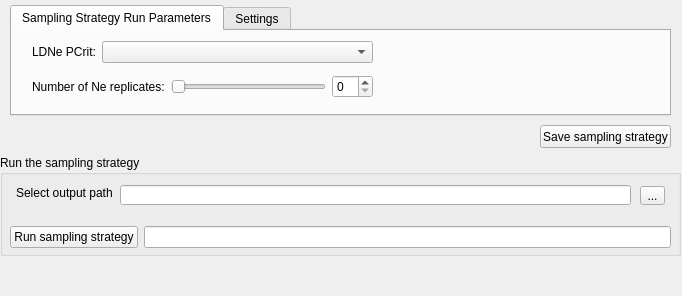
      <widget class="QWidget" name="page_9">
       <property name="geometry">
        <rect>
         <x>0</x>
         <y>0</y>
         <width>682</width>
         <height>296</height>
        </rect>
       </property>
       <attribute name="label">
        <string>Page 7 - Run or re-run the current Sampling Strategy</string>
       </attribute>
       <widget class="QGroupBox" name="groupBox_9">
        <property name="geometry">
         <rect>
          <x>0</x>
          <y>155</y>
          <width>681</width>
          <height>101</height>
         </rect>
        </property>
        <property name="title">
         <string>Run the sampling strategy</string>
        </property>
        <widget class="QLabel" name="label_32">
         <property name="geometry">
          <rect>
           <x>16</x>
           <y>30</y>
           <width>101</width>
           <height>16</height>
          </rect>
         </property>
         <property name="text">
          <string>Select output path</string>
         </property>
        </widget>
        <widget class="QToolButton" name="toolButton_5">
         <property name="geometry">
          <rect>
           <x>640</x>
           <y>31</y>
           <width>25</width>
           <height>19</height>
          </rect>
         </property>
         <property name="text">
          <string>...</string>
         </property>
        </widget>
        <widget class="QLineEdit" name="lineEdit_17">
         <property name="geometry">
          <rect>
           <x>120</x>
           <y>30</y>
           <width>511</width>
           <height>20</height>
          </rect>
         </property>
        </widget>
        <widget class="QWidget" name="layoutWidget">
         <property name="geometry">
          <rect>
           <x>10</x>
           <y>70</y>
           <width>661</width>
           <height>25</height>
          </rect>
         </property>
         <layout class="QHBoxLayout" name="horizontalLayout_39">
          <item>
           <widget class="QPushButton" name="pushButton_12">
            <property name="text">
             <string>Run sampling strategy</string>
            </property>
           </widget>
          </item>
          <item>
           <widget class="QLineEdit" name="lineEdit_15"/>
          </item>
         </layout>
        </widget>
       </widget>
       <widget class="QTabWidget" name="tabWidget_5">
        <property name="geometry">
         <rect>
          <x>10</x>
          <y>5</y>
          <width>661</width>
          <height>111</height>
         </rect>
        </property>
        <property name="currentIndex">
         <number>0</number>
        </property>
        <widget class="QWidget" name="tab_16">
         <attribute name="title">
          <string>Sampling Strategy Run Parameters</string>
         </attribute>
         <widget class="QWidget" name="layoutWidget_21">
          <property name="geometry">
           <rect>
            <x>20</x>
            <y>40</y>
            <width>341</width>
            <height>31</height>
           </rect>
          </property>
          <layout class="QHBoxLayout" name="horizontalLayout_42">
           <item>
            <widget class="QLabel" name="label_67">
             <property name="text">
              <string>Number of Ne replicates:</string>
             </property>
            </widget>
           </item>
           <item>
            <widget class="QSlider" name="horizontalSlider_54">
             <property name="orientation">
              <enum>Qt::Horizontal</enum>
             </property>
            </widget>
           </item>
           <item>
            <widget class="QSpinBox" name="spinBox_46"/>
           </item>
          </layout>
         </widget>
         <widget class="QWidget" name="layoutWidget_22">
          <property name="geometry">
           <rect>
            <x>20</x>
            <y>10</y>
            <width>341</width>
            <height>22</height>
           </rect>
          </property>
          <layout class="QHBoxLayout" name="horizontalLayout_50">
           <item>
            <widget class="QLabel" name="label_28">
             <property name="sizePolicy">
              <sizepolicy hsizetype="Fixed" vsizetype="Preferred">
               <horstretch>0</horstretch>
               <verstretch>0</verstretch>
              </sizepolicy>
             </property>
             <property name="text">
              <string>LDNe PCrit:</string>
             </property>
            </widget>
           </item>
           <item>
            <widget class="QComboBox" name="comboBox_13"/>
           </item>
          </layout>
         </widget>
        </widget>
        <widget class="QWidget" name="tab_17">
         <attribute name="title">
          <string>Settings</string>
         </attribute>
        </widget>
       </widget>
       <widget class="QPushButton" name="pushButton_10">
        <property name="geometry">
         <rect>
          <x>540</x>
          <y>125</y>
          <width>131</width>
          <height>23</height>
         </rect>
        </property>
        <property name="text">
         <string>Save sampling strategy</string>
        </property>
       </widget>
      </widget>
